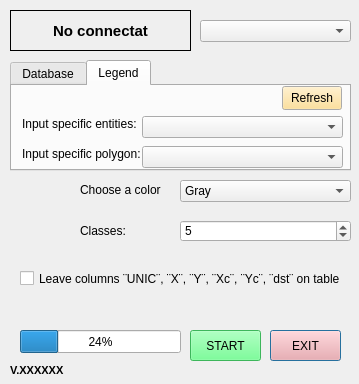
<?xml version="1.0" encoding="UTF-8"?>
<ui version="4.0">
 <class>Proximity_DiagramDialogBase</class>
 <widget class="QDialog" name="Proximity_DiagramDialogBase">
  <property name="geometry">
   <rect>
    <x>0</x>
    <y>0</y>
    <width>359</width>
    <height>384</height>
   </rect>
  </property>
  <property name="minimumSize">
   <size>
    <width>359</width>
    <height>384</height>
   </size>
  </property>
  <property name="maximumSize">
   <size>
    <width>359</width>
    <height>384</height>
   </size>
  </property>
  <property name="windowTitle">
   <string>Proximity_Diagram</string>
  </property>
  <widget class="QComboBox" name="comboConnexio">
   <property name="geometry">
    <rect>
     <x>200</x>
     <y>20</y>
     <width>151</width>
     <height>22</height>
    </rect>
   </property>
  </widget>
  <widget class="QLabel" name="label_2">
   <property name="geometry">
    <rect>
     <x>80</x>
     <y>180</y>
     <width>81</width>
     <height>20</height>
    </rect>
   </property>
   <property name="text">
    <string>Choose a color:</string>
   </property>
  </widget>
  <widget class="QPushButton" name="bt_sortir">
   <property name="geometry">
    <rect>
     <x>270</x>
     <y>330</y>
     <width>71</width>
     <height>31</height>
    </rect>
   </property>
   <property name="styleSheet">
    <string notr="true">background-color: rgb(255, 156, 156);</string>
   </property>
   <property name="text">
    <string>EXIT</string>
   </property>
  </widget>
  <widget class="QComboBox" name="ColorDegradat">
   <property name="geometry">
    <rect>
     <x>180</x>
     <y>180</y>
     <width>171</width>
     <height>22</height>
    </rect>
   </property>
   <property name="cursor">
    <cursorShape>PointingHandCursor</cursorShape>
   </property>
   <item>
    <property name="text">
     <string>Gray</string>
    </property>
   </item>
   <item>
    <property name="text">
     <string>Red</string>
    </property>
   </item>
   <item>
    <property name="text">
     <string>Yellow</string>
    </property>
   </item>
   <item>
    <property name="text">
     <string>Blue</string>
    </property>
   </item>
   <item>
    <property name="text">
     <string>Green</string>
    </property>
   </item>
  </widget>
  <widget class="QCheckBox" name="drop_fields">
   <property name="geometry">
    <rect>
     <x>20</x>
     <y>270</y>
     <width>321</width>
     <height>17</height>
    </rect>
   </property>
   <property name="text">
    <string>Leave columns ¨UNIC¨, ¨X¨, ¨Y¨, ¨Xc¨, ¨Yc¨, ¨dst¨ on table.</string>
   </property>
  </widget>
  <widget class="QSpinBox" name="LE_rang">
   <property name="geometry">
    <rect>
     <x>180</x>
     <y>220</y>
     <width>171</width>
     <height>22</height>
    </rect>
   </property>
   <property name="value">
    <number>5</number>
   </property>
  </widget>
  <widget class="QLabel" name="lblEstatConn">
   <property name="geometry">
    <rect>
     <x>10</x>
     <y>10</y>
     <width>181</width>
     <height>41</height>
    </rect>
   </property>
   <property name="font">
    <font>
     <pointsize>11</pointsize>
     <weight>75</weight>
     <bold>true</bold>
    </font>
   </property>
   <property name="styleSheet">
    <string notr="true"/>
   </property>
   <property name="frameShape">
    <enum>QFrame::Box</enum>
   </property>
   <property name="text">
    <string>No connectat</string>
   </property>
   <property name="scaledContents">
    <bool>true</bool>
   </property>
   <property name="alignment">
    <set>Qt::AlignCenter</set>
   </property>
   <property name="wordWrap">
    <bool>false</bool>
   </property>
   <property name="textInteractionFlags">
    <set>Qt::LinksAccessibleByMouse|Qt::TextEditable</set>
   </property>
  </widget>
  <widget class="QPushButton" name="bt_inici">
   <property name="enabled">
    <bool>true</bool>
   </property>
   <property name="geometry">
    <rect>
     <x>190</x>
     <y>330</y>
     <width>71</width>
     <height>31</height>
    </rect>
   </property>
   <property name="palette">
    <palette>
     <active>
      <colorrole role="WindowText">
       <brush brushstyle="SolidPattern">
        <color alpha="255">
         <red>0</red>
         <green>0</green>
         <blue>0</blue>
        </color>
       </brush>
      </colorrole>
      <colorrole role="Button">
       <brush brushstyle="SolidPattern">
        <color alpha="255">
         <red>85</red>
         <green>255</green>
         <blue>127</blue>
        </color>
       </brush>
      </colorrole>
      <colorrole role="Light">
       <brush brushstyle="SolidPattern">
        <color alpha="255">
         <red>213</red>
         <green>255</green>
         <blue>223</blue>
        </color>
       </brush>
      </colorrole>
      <colorrole role="Midlight">
       <brush brushstyle="SolidPattern">
        <color alpha="255">
         <red>149</red>
         <green>255</green>
         <blue>175</blue>
        </color>
       </brush>
      </colorrole>
      <colorrole role="Dark">
       <brush brushstyle="SolidPattern">
        <color alpha="255">
         <red>42</red>
         <green>127</green>
         <blue>63</blue>
        </color>
       </brush>
      </colorrole>
      <colorrole role="Mid">
       <brush brushstyle="SolidPattern">
        <color alpha="255">
         <red>56</red>
         <green>170</green>
         <blue>84</blue>
        </color>
       </brush>
      </colorrole>
      <colorrole role="Text">
       <brush brushstyle="SolidPattern">
        <color alpha="255">
         <red>0</red>
         <green>0</green>
         <blue>0</blue>
        </color>
       </brush>
      </colorrole>
      <colorrole role="BrightText">
       <brush brushstyle="SolidPattern">
        <color alpha="255">
         <red>255</red>
         <green>255</green>
         <blue>255</blue>
        </color>
       </brush>
      </colorrole>
      <colorrole role="ButtonText">
       <brush brushstyle="SolidPattern">
        <color alpha="255">
         <red>0</red>
         <green>0</green>
         <blue>0</blue>
        </color>
       </brush>
      </colorrole>
      <colorrole role="Base">
       <brush brushstyle="SolidPattern">
        <color alpha="255">
         <red>85</red>
         <green>255</green>
         <blue>127</blue>
        </color>
       </brush>
      </colorrole>
      <colorrole role="Window">
       <brush brushstyle="SolidPattern">
        <color alpha="255">
         <red>85</red>
         <green>255</green>
         <blue>127</blue>
        </color>
       </brush>
      </colorrole>
      <colorrole role="Shadow">
       <brush brushstyle="SolidPattern">
        <color alpha="255">
         <red>0</red>
         <green>0</green>
         <blue>0</blue>
        </color>
       </brush>
      </colorrole>
      <colorrole role="AlternateBase">
       <brush brushstyle="SolidPattern">
        <color alpha="255">
         <red>170</red>
         <green>255</green>
         <blue>191</blue>
        </color>
       </brush>
      </colorrole>
      <colorrole role="ToolTipBase">
       <brush brushstyle="SolidPattern">
        <color alpha="255">
         <red>255</red>
         <green>255</green>
         <blue>220</blue>
        </color>
       </brush>
      </colorrole>
      <colorrole role="ToolTipText">
       <brush brushstyle="SolidPattern">
        <color alpha="255">
         <red>0</red>
         <green>0</green>
         <blue>0</blue>
        </color>
       </brush>
      </colorrole>
     </active>
     <inactive>
      <colorrole role="WindowText">
       <brush brushstyle="SolidPattern">
        <color alpha="255">
         <red>0</red>
         <green>0</green>
         <blue>0</blue>
        </color>
       </brush>
      </colorrole>
      <colorrole role="Button">
       <brush brushstyle="SolidPattern">
        <color alpha="255">
         <red>85</red>
         <green>255</green>
         <blue>127</blue>
        </color>
       </brush>
      </colorrole>
      <colorrole role="Light">
       <brush brushstyle="SolidPattern">
        <color alpha="255">
         <red>213</red>
         <green>255</green>
         <blue>223</blue>
        </color>
       </brush>
      </colorrole>
      <colorrole role="Midlight">
       <brush brushstyle="SolidPattern">
        <color alpha="255">
         <red>149</red>
         <green>255</green>
         <blue>175</blue>
        </color>
       </brush>
      </colorrole>
      <colorrole role="Dark">
       <brush brushstyle="SolidPattern">
        <color alpha="255">
         <red>42</red>
         <green>127</green>
         <blue>63</blue>
        </color>
       </brush>
      </colorrole>
      <colorrole role="Mid">
       <brush brushstyle="SolidPattern">
        <color alpha="255">
         <red>56</red>
         <green>170</green>
         <blue>84</blue>
        </color>
       </brush>
      </colorrole>
      <colorrole role="Text">
       <brush brushstyle="SolidPattern">
        <color alpha="255">
         <red>0</red>
         <green>0</green>
         <blue>0</blue>
        </color>
       </brush>
      </colorrole>
      <colorrole role="BrightText">
       <brush brushstyle="SolidPattern">
        <color alpha="255">
         <red>255</red>
         <green>255</green>
         <blue>255</blue>
        </color>
       </brush>
      </colorrole>
      <colorrole role="ButtonText">
       <brush brushstyle="SolidPattern">
        <color alpha="255">
         <red>0</red>
         <green>0</green>
         <blue>0</blue>
        </color>
       </brush>
      </colorrole>
      <colorrole role="Base">
       <brush brushstyle="SolidPattern">
        <color alpha="255">
         <red>85</red>
         <green>255</green>
         <blue>127</blue>
        </color>
       </brush>
      </colorrole>
      <colorrole role="Window">
       <brush brushstyle="SolidPattern">
        <color alpha="255">
         <red>85</red>
         <green>255</green>
         <blue>127</blue>
        </color>
       </brush>
      </colorrole>
      <colorrole role="Shadow">
       <brush brushstyle="SolidPattern">
        <color alpha="255">
         <red>0</red>
         <green>0</green>
         <blue>0</blue>
        </color>
       </brush>
      </colorrole>
      <colorrole role="AlternateBase">
       <brush brushstyle="SolidPattern">
        <color alpha="255">
         <red>170</red>
         <green>255</green>
         <blue>191</blue>
        </color>
       </brush>
      </colorrole>
      <colorrole role="ToolTipBase">
       <brush brushstyle="SolidPattern">
        <color alpha="255">
         <red>255</red>
         <green>255</green>
         <blue>220</blue>
        </color>
       </brush>
      </colorrole>
      <colorrole role="ToolTipText">
       <brush brushstyle="SolidPattern">
        <color alpha="255">
         <red>0</red>
         <green>0</green>
         <blue>0</blue>
        </color>
       </brush>
      </colorrole>
     </inactive>
     <disabled>
      <colorrole role="WindowText">
       <brush brushstyle="SolidPattern">
        <color alpha="255">
         <red>42</red>
         <green>127</green>
         <blue>63</blue>
        </color>
       </brush>
      </colorrole>
      <colorrole role="Button">
       <brush brushstyle="SolidPattern">
        <color alpha="255">
         <red>85</red>
         <green>255</green>
         <blue>127</blue>
        </color>
       </brush>
      </colorrole>
      <colorrole role="Light">
       <brush brushstyle="SolidPattern">
        <color alpha="255">
         <red>213</red>
         <green>255</green>
         <blue>223</blue>
        </color>
       </brush>
      </colorrole>
      <colorrole role="Midlight">
       <brush brushstyle="SolidPattern">
        <color alpha="255">
         <red>149</red>
         <green>255</green>
         <blue>175</blue>
        </color>
       </brush>
      </colorrole>
      <colorrole role="Dark">
       <brush brushstyle="SolidPattern">
        <color alpha="255">
         <red>42</red>
         <green>127</green>
         <blue>63</blue>
        </color>
       </brush>
      </colorrole>
      <colorrole role="Mid">
       <brush brushstyle="SolidPattern">
        <color alpha="255">
         <red>56</red>
         <green>170</green>
         <blue>84</blue>
        </color>
       </brush>
      </colorrole>
      <colorrole role="Text">
       <brush brushstyle="SolidPattern">
        <color alpha="255">
         <red>42</red>
         <green>127</green>
         <blue>63</blue>
        </color>
       </brush>
      </colorrole>
      <colorrole role="BrightText">
       <brush brushstyle="SolidPattern">
        <color alpha="255">
         <red>255</red>
         <green>255</green>
         <blue>255</blue>
        </color>
       </brush>
      </colorrole>
      <colorrole role="ButtonText">
       <brush brushstyle="SolidPattern">
        <color alpha="255">
         <red>42</red>
         <green>127</green>
         <blue>63</blue>
        </color>
       </brush>
      </colorrole>
      <colorrole role="Base">
       <brush brushstyle="SolidPattern">
        <color alpha="255">
         <red>85</red>
         <green>255</green>
         <blue>127</blue>
        </color>
       </brush>
      </colorrole>
      <colorrole role="Window">
       <brush brushstyle="SolidPattern">
        <color alpha="255">
         <red>85</red>
         <green>255</green>
         <blue>127</blue>
        </color>
       </brush>
      </colorrole>
      <colorrole role="Shadow">
       <brush brushstyle="SolidPattern">
        <color alpha="255">
         <red>0</red>
         <green>0</green>
         <blue>0</blue>
        </color>
       </brush>
      </colorrole>
      <colorrole role="AlternateBase">
       <brush brushstyle="SolidPattern">
        <color alpha="255">
         <red>85</red>
         <green>255</green>
         <blue>127</blue>
        </color>
       </brush>
      </colorrole>
      <colorrole role="ToolTipBase">
       <brush brushstyle="SolidPattern">
        <color alpha="255">
         <red>255</red>
         <green>255</green>
         <blue>220</blue>
        </color>
       </brush>
      </colorrole>
      <colorrole role="ToolTipText">
       <brush brushstyle="SolidPattern">
        <color alpha="255">
         <red>0</red>
         <green>0</green>
         <blue>0</blue>
        </color>
       </brush>
      </colorrole>
     </disabled>
    </palette>
   </property>
   <property name="autoFillBackground">
    <bool>false</bool>
   </property>
   <property name="styleSheet">
    <string notr="true">background-color: rgb(85, 255, 127);</string>
   </property>
   <property name="text">
    <string>START</string>
   </property>
  </widget>
  <widget class="QLabel" name="label">
   <property name="geometry">
    <rect>
     <x>80</x>
     <y>220</y>
     <width>47</width>
     <height>21</height>
    </rect>
   </property>
   <property name="text">
    <string>Classes:</string>
   </property>
  </widget>
  <widget class="QProgressBar" name="progressBar">
   <property name="geometry">
    <rect>
     <x>20</x>
     <y>330</y>
     <width>161</width>
     <height>23</height>
    </rect>
   </property>
   <property name="value">
    <number>24</number>
   </property>
  </widget>
  <widget class="QTabWidget" name="tabWidget_Destino">
   <property name="enabled">
    <bool>true</bool>
   </property>
   <property name="geometry">
    <rect>
     <x>10</x>
     <y>60</y>
     <width>341</width>
     <height>111</height>
    </rect>
   </property>
   <property name="currentIndex">
    <number>1</number>
   </property>
   <property name="iconSize">
    <size>
     <width>16</width>
     <height>16</height>
    </size>
   </property>
   <widget class="QWidget" name="tab_BaseDades">
    <attribute name="title">
     <string>Database</string>
    </attribute>
    <widget class="QLabel" name="label_3">
     <property name="geometry">
      <rect>
       <x>10</x>
       <y>30</y>
       <width>121</width>
       <height>16</height>
      </rect>
     </property>
     <property name="text">
      <string>Input specific entities:</string>
     </property>
    </widget>
    <widget class="QLabel" name="label_4">
     <property name="geometry">
      <rect>
       <x>10</x>
       <y>60</y>
       <width>121</width>
       <height>16</height>
      </rect>
     </property>
     <property name="text">
      <string>Input specific polygon:</string>
     </property>
    </widget>
    <widget class="QComboBox" name="combo_polygons">
     <property name="geometry">
      <rect>
       <x>130</x>
       <y>60</y>
       <width>201</width>
       <height>22</height>
      </rect>
     </property>
    </widget>
    <widget class="QComboBox" name="combo_punts">
     <property name="geometry">
      <rect>
       <x>130</x>
       <y>30</y>
       <width>201</width>
       <height>22</height>
      </rect>
     </property>
    </widget>
   </widget>
   <widget class="QWidget" name="tab_Llegenda">
    <attribute name="title">
     <string>Legend</string>
    </attribute>
    <widget class="QPushButton" name="bt_ReloadLeyenda">
     <property name="geometry">
      <rect>
       <x>270</x>
       <y>0</y>
       <width>60</width>
       <height>24</height>
      </rect>
     </property>
     <property name="palette">
      <palette>
       <active>
        <colorrole role="Button">
         <brush brushstyle="SolidPattern">
          <color alpha="255">
           <red>255</red>
           <green>217</green>
           <blue>128</blue>
          </color>
         </brush>
        </colorrole>
        <colorrole role="Light">
         <brush brushstyle="SolidPattern">
          <color alpha="255">
           <red>255</red>
           <green>217</green>
           <blue>128</blue>
          </color>
         </brush>
        </colorrole>
        <colorrole role="Midlight">
         <brush brushstyle="SolidPattern">
          <color alpha="255">
           <red>255</red>
           <green>217</green>
           <blue>128</blue>
          </color>
         </brush>
        </colorrole>
        <colorrole role="BrightText">
         <brush brushstyle="SolidPattern">
          <color alpha="255">
           <red>255</red>
           <green>217</green>
           <blue>128</blue>
          </color>
         </brush>
        </colorrole>
        <colorrole role="Base">
         <brush brushstyle="SolidPattern">
          <color alpha="255">
           <red>255</red>
           <green>217</green>
           <blue>128</blue>
          </color>
         </brush>
        </colorrole>
       </active>
       <inactive>
        <colorrole role="Button">
         <brush brushstyle="SolidPattern">
          <color alpha="255">
           <red>255</red>
           <green>217</green>
           <blue>128</blue>
          </color>
         </brush>
        </colorrole>
        <colorrole role="Light">
         <brush brushstyle="SolidPattern">
          <color alpha="255">
           <red>255</red>
           <green>217</green>
           <blue>128</blue>
          </color>
         </brush>
        </colorrole>
        <colorrole role="Midlight">
         <brush brushstyle="SolidPattern">
          <color alpha="255">
           <red>255</red>
           <green>217</green>
           <blue>128</blue>
          </color>
         </brush>
        </colorrole>
        <colorrole role="BrightText">
         <brush brushstyle="SolidPattern">
          <color alpha="255">
           <red>255</red>
           <green>217</green>
           <blue>128</blue>
          </color>
         </brush>
        </colorrole>
        <colorrole role="Base">
         <brush brushstyle="SolidPattern">
          <color alpha="255">
           <red>255</red>
           <green>217</green>
           <blue>128</blue>
          </color>
         </brush>
        </colorrole>
       </inactive>
       <disabled>
        <colorrole role="Button">
         <brush brushstyle="SolidPattern">
          <color alpha="255">
           <red>255</red>
           <green>217</green>
           <blue>128</blue>
          </color>
         </brush>
        </colorrole>
        <colorrole role="Light">
         <brush brushstyle="SolidPattern">
          <color alpha="255">
           <red>255</red>
           <green>217</green>
           <blue>128</blue>
          </color>
         </brush>
        </colorrole>
        <colorrole role="Midlight">
         <brush brushstyle="SolidPattern">
          <color alpha="255">
           <red>255</red>
           <green>217</green>
           <blue>128</blue>
          </color>
         </brush>
        </colorrole>
        <colorrole role="BrightText">
         <brush brushstyle="SolidPattern">
          <color alpha="255">
           <red>255</red>
           <green>217</green>
           <blue>128</blue>
          </color>
         </brush>
        </colorrole>
        <colorrole role="Base">
         <brush brushstyle="SolidPattern">
          <color alpha="255">
           <red>240</red>
           <green>240</green>
           <blue>240</blue>
          </color>
         </brush>
        </colorrole>
       </disabled>
      </palette>
     </property>
     <property name="toolTip">
      <string>Recarregar elements de llegenda</string>
     </property>
     <property name="text">
      <string>Refresh</string>
     </property>
    </widget>
    <widget class="QLabel" name="label_5">
     <property name="geometry">
      <rect>
       <x>10</x>
       <y>30</y>
       <width>121</width>
       <height>16</height>
      </rect>
     </property>
     <property name="text">
      <string>Input specific entities:</string>
     </property>
    </widget>
    <widget class="QComboBox" name="combo_punts_2">
     <property name="geometry">
      <rect>
       <x>130</x>
       <y>30</y>
       <width>201</width>
       <height>22</height>
      </rect>
     </property>
    </widget>
    <widget class="QComboBox" name="combo_polygons_2">
     <property name="geometry">
      <rect>
       <x>130</x>
       <y>60</y>
       <width>201</width>
       <height>22</height>
      </rect>
     </property>
    </widget>
    <widget class="QLabel" name="label_6">
     <property name="geometry">
      <rect>
       <x>10</x>
       <y>60</y>
       <width>121</width>
       <height>16</height>
      </rect>
     </property>
     <property name="text">
      <string>Input specific polygon:</string>
     </property>
    </widget>
   </widget>
  </widget>
  <widget class="QLabel" name="versio">
   <property name="geometry">
    <rect>
     <x>10</x>
     <y>360</y>
     <width>111</width>
     <height>20</height>
    </rect>
   </property>
   <property name="font">
    <font>
     <pointsize>8</pointsize>
     <weight>75</weight>
     <bold>true</bold>
    </font>
   </property>
   <property name="text">
    <string>V.XXXXXX</string>
   </property>
   <property name="alignment">
    <set>Qt::AlignLeading|Qt::AlignLeft|Qt::AlignVCenter</set>
   </property>
  </widget>
 </widget>
 <resources/>
 <connections/>
</ui>
